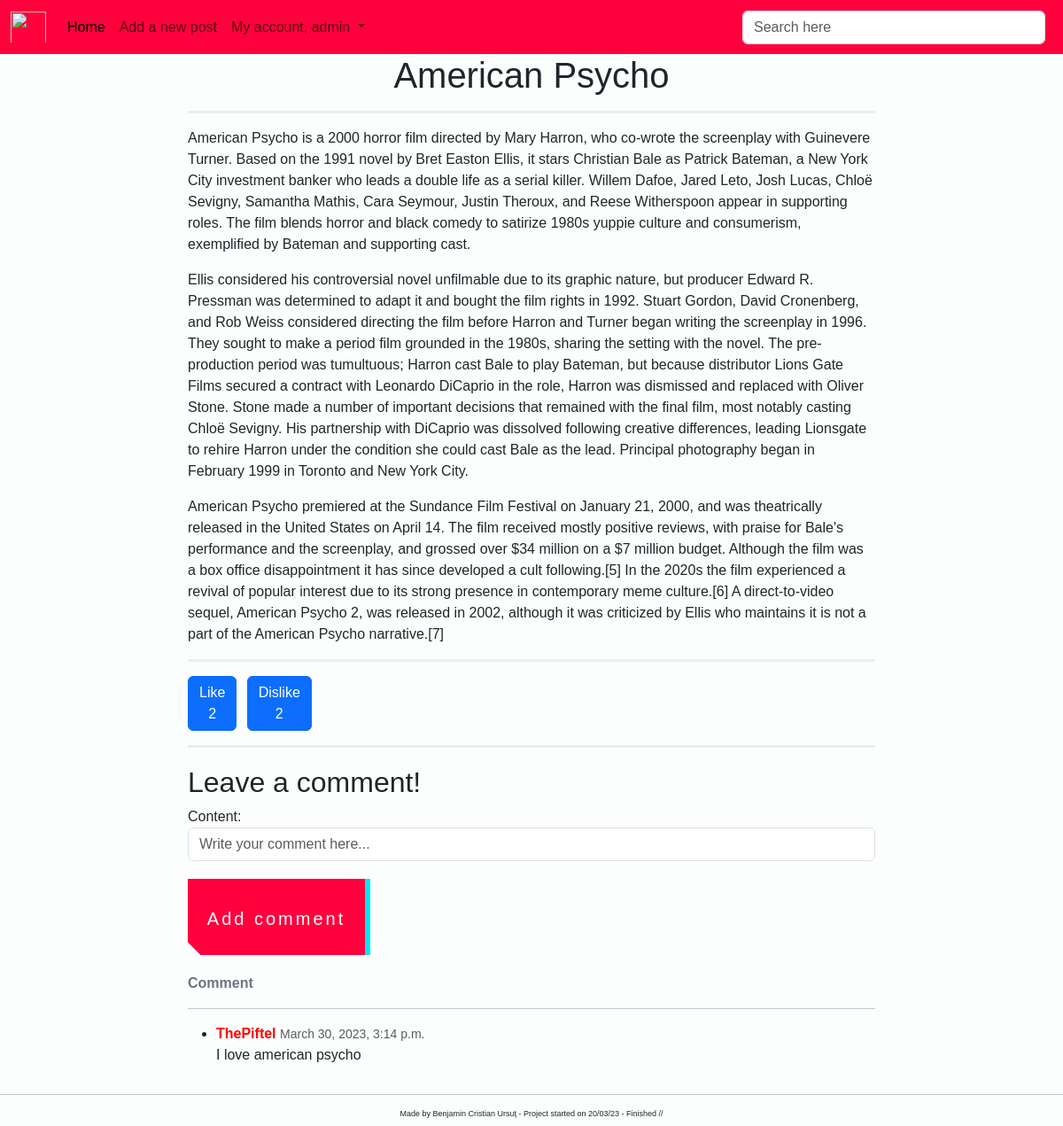
The page /detail_view_post/32/ (signed in) on the database its author committed.
### post/models.py (models this page shows, shortened)
class Post(models.Model):
    image = models.ImageField(null=True, blank=True)
    title = models.CharField(max_length=200, null=True)
    description = RichTextField(blank=True, null=True)
    small_description = models.TextField(null=True, blank=True)
    date = models.DateField(auto_now_add=True, null=True)
    likes = models.ManyToManyField(User, related_name='blog_posts', blank=True)
    dislikes = models.ManyToManyField(User, related_name='blog', blank=True)
    created_on = models.DateTimeField(auto_now_add=True, null=True)
    class Meta:
        ordering = ['-created_on']
    def total_like(self):
        return self.likes.count()
    def total_dislike(self):
        return self.dislikes.count()

class PostComment(models.Model):
    blogpost_connected = models.ForeignKey(Post, related_name='comments', on_delete=models.CASCADE)
    author = models.ForeignKey(User, on_delete=models.CASCADE)
    content = TextField()
    likes = models.ManyToManyField(User, related_name='comment', blank=True)
    date_posted = models.DateTimeField(auto_now_add=True, null=True)
    class Meta:
        ordering = ['-date_posted']

### post/views.py (the view)
# urls.py: path('detail_view_post/<int:pk>/', views.PostDetailView.as_view(), name='detail-blog'),
class PostDetailView(LoginRequiredMixin, DetailView):
    template_name = 'post/detail_post.html'
    model = Post
    def get_context_data(self, **kwargs):
        data = super().get_context_data(**kwargs)
        comments_connected = PostComment.objects.filter(blogpost_connected=self.get_object())
        data['comments'] = comments_connected
        if self.request.user.is_authenticated:
            data['comment_form'] = NewCommentForm(instance=self.request.user)
        return data
    def post(self, request, *args, **kwargs):  # the request parameter, is a HTTP request
        new_comment = PostComment(content=request.POST.get('content'),
                                  author=self.request.user,
                                  blogpost_connected=self.get_object())
        new_comment.save()  # with this the comment is saved
        return self.get(self, request, *args, **kwargs)  # this is going to refresh the page with the new comment added

### post/forms.py
class NewCommentForm(forms.ModelForm):
    class Meta:
        model = PostComment
        fields = ['content']
        widgets = {
            'content': TextInput(attrs={
                'class': 'form-control',
                'placeholder': 'Write your comment here...'
            })
        }

### templates/post/detail_post.html (shortened to what this page needs)
{% extends 'base.html' %}
{% block content %}
    <div class="container-fluid">
        <div class="row">
            <div class="col-md-8 offset-md-2">
                <h1 class="text-center">{{ post.title }}</h1>
                <hr class="solid" style="border-top: 3px solid #bbb;">
                <p> {{ post.description | safe }}</p>
                <hr class="solid" style="border-top: 3px solid #bbb;">
                <div class="row">
                    <div class="col-1">
                        <form action="{% url 'like_post' post.pk %}" method="post">
                            <button type="submit" name="post_id" value="{{ post.id }}" class="btn btn-primary">
                                Like {{ post.total_like }}</button>
                        </form>
                    </div>
                    <div class="col-1">
                        <form action="{% url 'dislike_post' post.pk %}" method="post">
                            <button type="submit" name="post_id" value="{{ post.id }}" class="btn btn-primary">
                                Dislike {{ post.total_dislike }}</button>
                        </form>
                    </div>
                </div>
                <hr class="solid" style="border-top: 3px solid #bbb;">
                <h2 style="margin-top: 20px;">Leave a comment!</h2>
                <div id="comments_section">
                    {% if user.is_authenticated %}
                        <form method="POST">
                            <div class="form-group">
                                {{ comment_form }}
                                <button class="button-49" type="submit" style="margin-top: 20px; margin-bottom: 20px;">
                                    Add comment
                                </button>
                            </div>
                        </form>
                    {% else %}
                        <a class="button-49" href="{% url 'login' %}?next={{ request.path }}">Log in to add a
                            comment!</a><br>
                    {% endif %}
                    {% if comments %}
                        <strong class="text-secondary">{{ object.number_of_comments }}
                            Comment{{ object.number_of_comments|pluralize }}</strong>
                        <hr>
                        <ul>
                            {% for comment in comments %}
                                <li>
                                    <div>
                                        <span>
                                          <strong style="color: red;">{{ comment.author }} </strong>
                                          <small class="text-muted">{{ comment.date_posted }}</small>
                                        </span>
                                        <p>
                                            {{ comment.content|safe }}
                                        </p>
                                    </div>
                                </li>
                            {% endfor %}
                        </ul>
                    {% else %}
                        <strong class="text-secondary">No comments yet...</strong>
                    {% endif %}
                </div>
            </div>
        </div>
    </div>
{% endblock %}

### templates/navbar.html (shortened to what this page needs)
<nav class="navbar navbar-expand-lg" style="background-color: #FF013C">
    <div class="container-fluid">
        <img class="navbar-brand"
             src="https://external-content.duckduckgo.com/iu/?u=http%3A%2F%2Fclipart-library.com%2Fimages_k%2Fbears-logo-transparent%2Fbears-logo-transparent-8.png&f=1&nofb=1&ipt=9b6f724f443e20de8c7bcab7ae8802b0dc1c161da96e5839c84b3e390552ac47&ipo=images"
             width="40px" height="45px">
        <div class="collapse navbar-collapse" id="navbarSupportedContent">
            <ul class="navbar-nav me-auto mb-2 mb-lg-0">
                <li class="nav-item">
                    <a class="nav-link active" aria-current="page" href="{% url 'home' %}">Home</a>
                </li>
                {% if user.is_superuser %}
                    <li class="nav-item">
                        <a class="nav-link" href="{% url 'new-blog' %}">Add a new post</a>
                    </li>
                {% endif %}
                {% if user.is_authenticated %}
                    <li class="nav-item dropdown">
                    <a class="nav-link dropdown-toggle" href="#" role="button" data-bs-toggle="dropdown"
                       aria-expanded="false">
                        My account, {{ user.username }}
                    </a>
                {% endif %}
                </li>
            </ul>
            <form method="get" class="d-flex" role="search" action="{% url 'search' %}" style="width: 350px">
                <input class="form-control me-2" type="search" name="search" placeholder="Search here"
                       aria-label="Search">
            </form>
        </div>
    </div>
</nav>

### static/css/my_style.css (style rules this page uses)
.button-49, .button-49:after { width: 150px; height: 50px; line-height: 78px; font-size: 20px; font-family: 'Bebas Neue', sans-serif; background: linear-gradient(45deg, transparent 5%, #FF013C 5%); border: 0; color: #fff; letter-spacing: 3px; box-shadow: 6px 0px 0px #00E6F6; outline: transparent; position: relative; user-select: none; -webkit-user-select: none; touch-action: manipulation; }
.button-49:after { --slice-0: inset(50% 50% 50% 50%); --slice-1: inset(80% -6px 0 0); --slice-2: inset(50% -6px 30% 0); --slice-3: inset(10% -6px 85% 0); --slice-4: inset(40% -6px 43% 0); --slice-5: inset(80% -6px 5% 0); content: 'CONTENT'; display: block; position: absolute; top: 0; left: 0; right: 0; bottom: 0; background: linear-gradient(45deg, transparent 3%, #00E6F6 3%, #00E6F6 5%, #FF013C 5%); text-shadow: -3px -3px 0px #F8F005, 3px 3px 0px #00E6F6; clip-path: var(--slice-0); }
@media (min-width: 768px) { .button-49, .button-49:after { width: 200px; height: 86px; line-height: 88px; } }

### templates/base.html (style rules this page uses)
body { background-color: #fcfefe; font-family: Helvetica, sans-serif; }

### rows shown on the page
Post: title "American Psycho", description "American Psycho is a 2000 horror film directed by Mary Harron, who co-wrote the screenplay with Guinevere Turner. Based on the 1991 novel by Bret Easton Ellis, it stars Christian Bale as Patrick Bateman, a New York City investment banker who leads a double life as a serial killer. Willem Dafoe, Jared Leto, Josh Lucas, Chloë Sevigny, Samantha Mathis, Cara Seymour, Justin Theroux, and Reese Witherspoon appear in supporting roles. The film blends horror and black comedy to satirize 1980s yuppie culture and consumerism, exemplified by Bateman and supporting cast. Ellis considered his controversial novel unfilmable due to its graphic nature, but producer Edward R. Pressman was determined to…", total_like "2", total_dislike "2"
PostComment: author "ThePiftel", date_posted "March 30, 2023, 3:14 p.m.", content "I love american psycho"

### other values the page prints
{{ user.username }} "admin"
